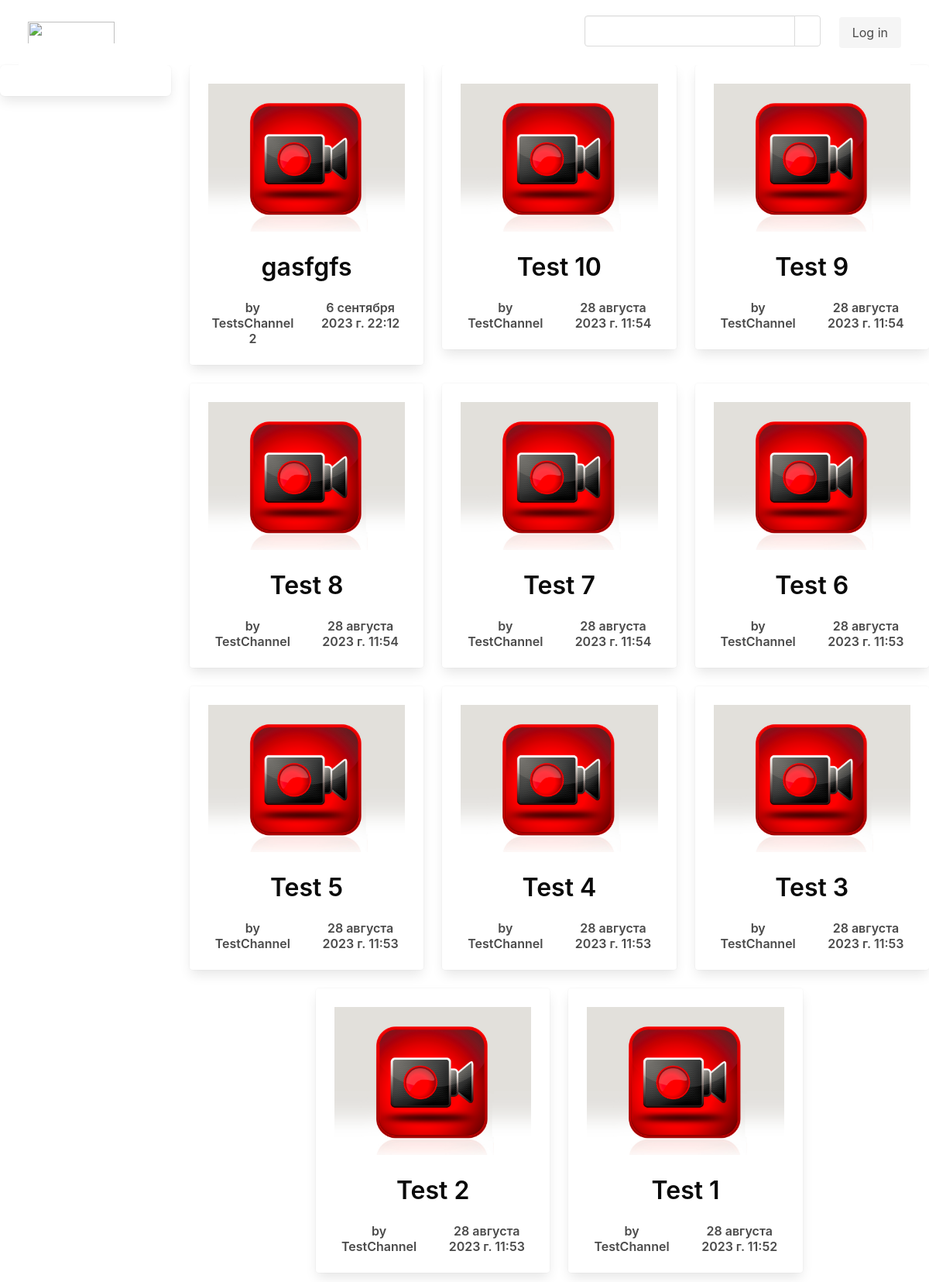
/video_hosting/home/, run on the app's committed database.
### video_hosting/models.py (models this page shows, shortened)
class Video(models.Model):
    preview = models.ImageField(default='default-video-image.png', blank=True)
    video = models.FileField(default='default-video.MP4', blank=True)
    name = models.CharField(max_length=255)
    slug = models.SlugField(unique=True)
    description = models.TextField()
    date = models.DateTimeField(auto_now_add=True)
    channel = models.ForeignKey(HostingСhannel, on_delete=models.CASCADE, null=True)

class HostingСhannel(models.Model):
    name = models.CharField(max_length=255)
    image = models.ImageField(default='user.png', blank=True)
    slug = models.SlugField(unique=True)
    description = models.TextField()
    date = models.DateTimeField(auto_now_add=True)
    author = models.ForeignKey(User, on_delete=models.CASCADE)
    def __str__(self):
        return self.name

### video_hosting/views.py (the view)
# urls.py: path('home/', views.home, name='home'),
def home(request):
    posts = Video.objects.all().order_by('-date')
    return render(request, 'home.html', {'posts': posts})

### video_hosting/templates/home.html
{% extends 'base_layout.html' %}
{% load static from static %}
{% block content %}
<section>
    <div class="container">
        <div class="columns is-centered is-multiline">
            {% for post in posts %}
            <div class="column is-4">
                <div class="card has-text-centered">
                    <div class="card-content">
                        <a href="{% url 'video_hosting:video' post.pk %}">
                            <div class="media">
                                <div class="media-content">
                                    <div class="container pb-4 mb-3">
                                        <img src="{{post.preview.url}}" alt="" class="image is-centered post-imag">
                                    </div>
                                    <div class="title has-text-black is-3">
                                        {{ post.name }}
                                    </div>
                                    <div class="columns">
                                        <div class="column">
                                            <div
                                               class="subtitle has-text-grey-dark has-text-weight-semibold is-6">
                                                by {{ post.channel }}
                                            </div>
                                        </div>
                                        <div class="column">
                                            <div class="subtitle has-text-grey-dark has-text-weight-semibold is-6">
                                                {{ post.date }}
                                            </div>
                                        </div>
                                    </div>
                                </div>
                            </div>
                        </a>
                    </div>
                </div>
            </div>
            {% endfor %}
        </div>
    </div>
</section>
{% endblock %}

### data on the page
Video: preview (placeholder picture), name "gasfgfs", channel "TestsChannel2", date "6 сентября 2023 г. 22:12"
Video: preview (placeholder picture), name "Test 10", channel "TestChannel", date "28 августа 2023 г. 11:54"
Video: preview (placeholder picture), name "Test 9", channel "TestChannel", date "28 августа 2023 г. 11:54"
Video: preview (placeholder picture), name "Test 8", channel "TestChannel", date "28 августа 2023 г. 11:54"
Video: preview (placeholder picture), name "Test 7", channel "TestChannel", date "28 августа 2023 г. 11:54"
Video: preview (placeholder picture), name "Test 6", channel "TestChannel", date "28 августа 2023 г. 11:53"
Video: preview (placeholder picture), name "Test 5", channel "TestChannel", date "28 августа 2023 г. 11:53"
Video: preview (placeholder picture), name "Test 4", channel "TestChannel", date "28 августа 2023 г. 11:53"
Video: preview (placeholder picture), name "Test 3", channel "TestChannel", date "28 августа 2023 г. 11:53"
Video: preview (placeholder picture), name "Test 2", channel "TestChannel", date "28 августа 2023 г. 11:53"
Video: preview (placeholder picture), name "Test 1", channel "TestChannel", date "28 августа 2023 г. 11:52"
